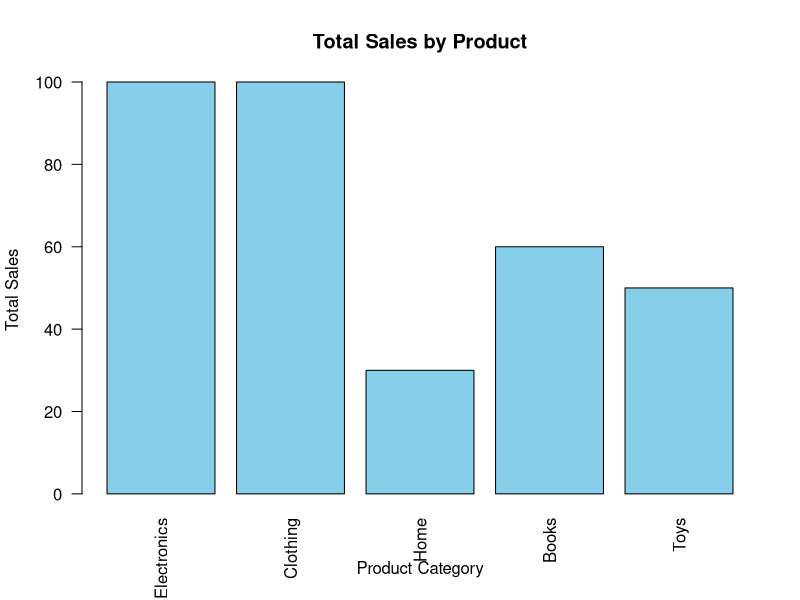
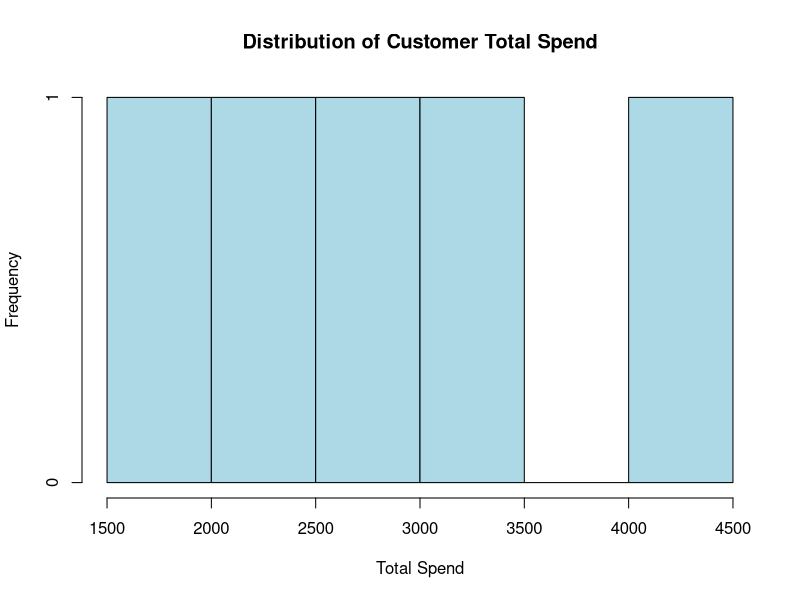
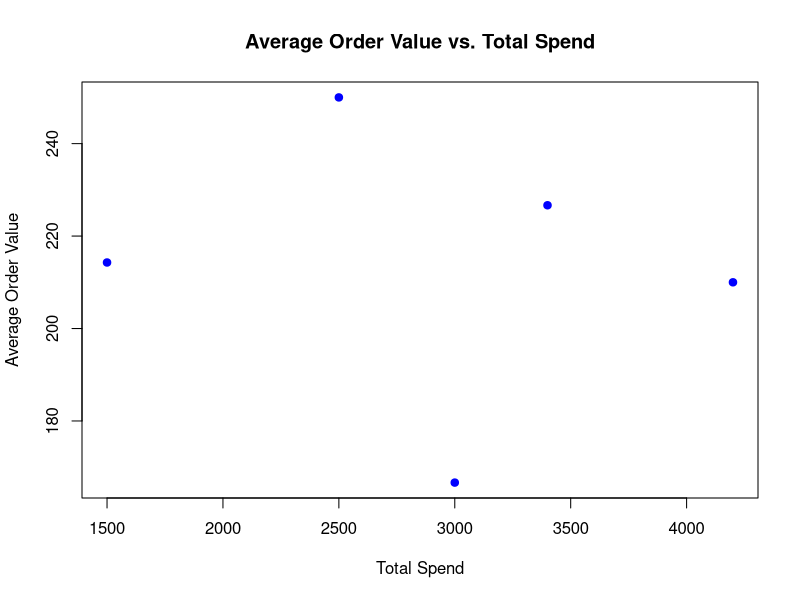

Source code (R) for these figures, in order:
#-----Retail analysis using vectors ---------
#### Creating vectors for further analysis####
# Customer vectors
Customer_ID <- c(1, 2, 3, 4, 5)
Age <- c(25, 34, 45, 29, 40)
Gender <- c("F", "M", "F", "M", "F")
Location <- c("New York", "California", "Texas", "Florida", "Illinois")
Account_Age <- c(2, 3, 1, 4, 5)  # in years
Total_Spend <- c(2500, 3400, 1500, 4200, 3000)
Number_of_Orders <- c(10, 15, 7, 20, 18)
Average_Order_Value <- Total_Spend / Number_of_Orders

# Order vectors
Order_ID <- c(1001, 1002, 1003, 1004, 1005)
Order_Customer_ID <- c(1, 2, 3, 4, 5)
Order_Date <- as.Date(c('2024-01-15', '2024-02-17', '2024-03-10', '2024-04-05', '2024-05-20'))
Order_Value <- c(250, 300, 150, 400, 350)
Number_of_Items <- c(2, 3, 1, 4, 3)
Payment_Method <- c("Credit Card", "PayPal", "Credit Card", "Credit Card", "PayPal")
Shipping_Method <- c("Standard", "Express", "Standard", "Express", "Standard")
Discount_Applied <- c(0, 20, 0, 30, 10)  # Discount in dollars

# Product vectors
Product_ID <- c(2001, 2002, 2003, 2004, 2005)
Product_Category <- c("Electronics", "Clothing", "Home", "Books", "Toys")
Product_Price <- c(100, 50, 30, 20, 25)
Stock_Quantity <- c(50, 100, 75, 30, 60)
Discount_Applied_Product <- c(10, 5, 0, 2, 0)  # Discount in dollars
Date_Added <- as.Date(c('2023-12-01', '2023-11-15', '2024-01-10', '2024-02-01', '2024-03-01'))

# Transaction vectors
Transaction_ID <- c(3001, 3002, 3003, 3004, 3005)
Transaction_Order_ID <- c(1001, 1002, 1003, 1004, 1005)
Transaction_Product_ID <- c(2001, 2002, 2003, 2004, 2005)
Quantity <- c(1, 2, 1, 3, 2)
Unit_Price <- c(100, 50, 30, 20, 25)
Total_Price <- Quantity * Unit_Price

#### Analysing data in the vectors created #####
# ------ Segment customers by total spend
spend_segment <- cut(Total_Spend, 
                     breaks = c(0, 2000, 4000, Inf), 
                     labels = c("Low", "Medium", "High"))
print(spend_segment)

# ------ Calculate total sales by product
total_sales_by_product <- tapply(Total_Price, Transaction_Product_ID, sum)
names(total_sales_by_product) <- Product_ID
print(total_sales_by_product)

#-----Monthly sales trends-------
# Extract month from Order_Date
order_months <- format(Order_Date, "%Y-%m")
unique_months <- unique(order_months)

# Calculate total orders and values per month
monthly_order_summary <- sapply(unique_months, function(month) {
  indices <- which(order_months == month)
  total_orders <- length(indices)
  total_value <- sum(Order_Value[indices])
  return(c(Total_Orders = total_orders, Total_Value = total_value))
})
colnames(monthly_order_summary) <- unique_months
print(monthly_order_summary)

# -------- Calculate average order value by customer
average_order_value_by_customer <- tapply(Order_Value, Order_Customer_ID, mean)
names(average_order_value_by_customer) <- Customer_ID
print(average_order_value_by_customer)

######Visualising the data in vectors
# 1.  Total sales by product (using vectors) using barplot
total_sales_by_product <- tapply(Total_Price, Transaction_Product_ID, sum)
names(total_sales_by_product) <- Product_Category
barplot(total_sales_by_product,
        main = "Total Sales by Product",
        xlab = "Product Category",
        ylab = "Total Sales",
        col = "skyblue",
        las = 2)  # Rotate x-axis labels

# 2. Histogram of total spend
hist(Total_Spend,
     main = "Distribution of Customer Total Spend",
     xlab = "Total Spend",
     col = "lightblue",
     border = "black")

#3.  Scatter plot
plot(Total_Spend, Average_Order_Value,
     main = "Average Order Value vs. Total Spend",
     xlab = "Total Spend",
     ylab = "Average Order Value",
     col = "blue",
     pch = 19)  # pch = 19 for filled circles

#### Add data to vectors
# Add new data to the customer vectors
Customer_ID <- c(Customer_ID, 6)
Age <- c(Age, 38)
Gender <- c(Gender, "M")
Location <- c(Location, "Nevada")
Account_Age <- c(Account_Age, 2)
Total_Spend <- c(Total_Spend, 2800)
Number_of_Orders <- c(Number_of_Orders, 12)
Average_Order_Value <- c(Average_Order_Value, 2800 / 12)

#### Accessing data in vectors
# Access the first element
first_customer <- Customer_ID[1]
print(first_customer)

# Access the last two elements
last_two_ages <- Age[4:5]
print(last_two_ages) 

# Access customers older than 30
customers_older_than_30 <- Customer_ID[Age > 30]
print(customers_older_than_30)

# Access age of customer with ID 3
# Named vector example
names(Age) <- Customer_ID
age_of_customer_3 <- Age["3"]
print(age_of_customer_3)  

# Access the 2nd and 5th ages
selected_ages <- Age[c(2, 5)]
print(selected_ages)

# Exclude the first element
without_first_customer <- Customer_ID[-1]
print(without_first_customer) 

# Access customer IDs with an age less than 35
young_customers <- Customer_ID[Age < 35]
print(young_customers)

# Get the number of customers
number_of_customers <- length(Customer_ID)
print(number_of_customers) 


#### Mathematical operations on Vectors
# Add 500 to each customer's total spend
increased_spend <- Total_Spend + 500
print(increased_spend)  

# Subtract 200 from each customer's total spend
reduced_spend <- Total_Spend - 200
print(reduced_spend)  

# Multiply each total spend by 1.1 (e.g., applying a 10% increase)
adjusted_spend <- Total_Spend * 1.1
print(adjusted_spend)  

# Divide each total spend by 2
half_spend <- Total_Spend / 2
print(half_spend)  

# Sum of all total spend
total_sum <- sum(Total_Spend)
print(total_sum)

# Mean of total spend
mean_spend <- mean(Total_Spend)
print(mean_spend)  

# Median of total spend
median_spend <- median(Total_Spend)
print(median_spend) 

# Minimum and maximum of total spend
min_spend <- min(Total_Spend)
max_spend <- max(Total_Spend)
print(min_spend)  
print(max_spend)  

# Cumulative sum of total spend
cumulative_spend <- cumsum(Total_Spend)
print(cumulative_spend)  

# Apply a discount of $200, $300, $150, $400, and $250 respectively
Discount <- c(200, 300, 150, 400, 250)
# Subtract the discount from the total spend
net_spend <- Total_Spend - Discount
print(net_spend)  

# Identify customers with total spend greater than 3000
high_spenders <- Total_Spend > 3000
print(high_spenders)  

# Round each total spend to the nearest hundred
rounded_spend <- round(Total_Spend, -2)
print(rounded_spend)  
